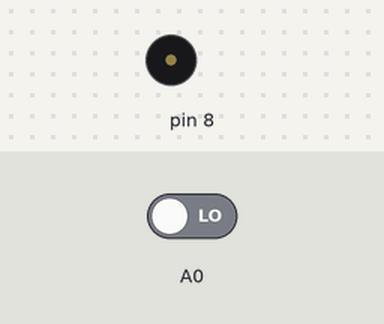
Recording of a sketch running on a simulated Arduino Uno, built with avr-gcc and run on an emulated ATmega328P. Parts: buzzer (waves = sounding). The inputs (shaded band) are chosen by the test bench; at power-on: A0 LOW.

Above: at 1.2 s.
1.3 s: A0 driven HIGH
At 2.4 s:
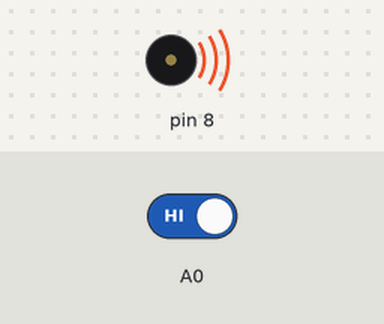
Timing chart, 0 to 10.3 s (numbered marks = the images above; inputs shaded):
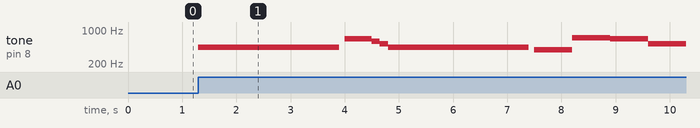

The sketch:

buzzer.ino
```cpp
int button =0;
void setup() {
  //declara A0 como input
  pinMode(A0, INPUT);
}

void loop() {
  button = digitalRead(A0);
  if(button==HIGH)
  {
      tone(8, 440);
      delay(2600);

      noTone(8);
      delay(100);

      tone(8, 659);
      delay(500);

      tone(8, 587);
      delay(150);

      tone(8, 523);
      delay(150);

      tone(8, 440);
      delay(2600);

      noTone(8);
      delay(100);

      tone(8, 392);
      delay(700);

      tone(8, 698);
      delay(700);

      tone(8, 659);
      delay(700);

      tone(8, 523);
      delay(1900);

      noTone(8);
      delay(100);

      tone(8, 698);
      delay(700);

      tone(8, 659);
      delay(700);

      tone(8, 493);
      delay(2000);

      noTone(8);
      delay(100000);
  }
  else
  {noTone(8);}
}
```

Measured:
- after the input at 1.3 s, tone on pin 8: plays 440 Hz for 2.6 s, 659 Hz for 0.50 s, 587 Hz for 0.15 s, 523 Hz for 0.15 s, 440 Hz for 2.6 s, 392 Hz for 0.70 s … (9 notes in this stretch), starting at once
